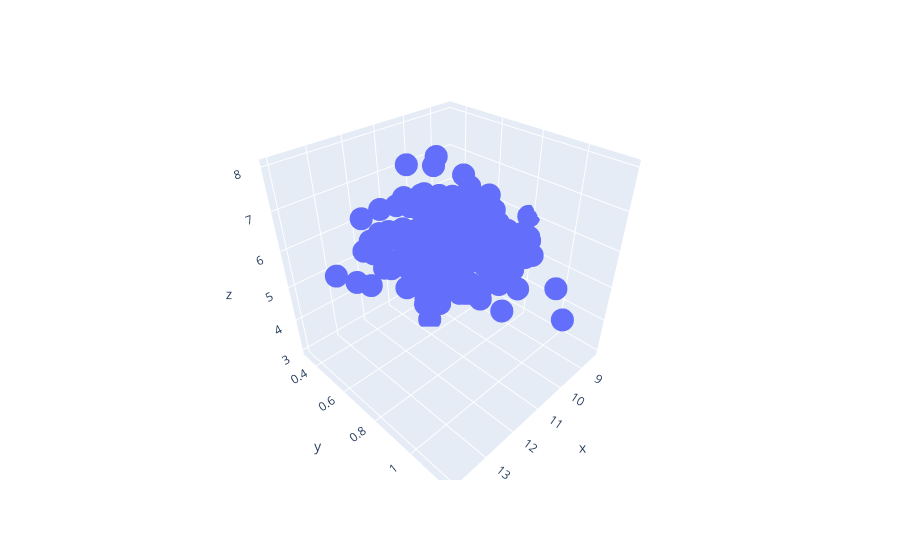

Notebook cell for this chart:
### Markdown cell above
Scatterplot of the two most correlating columns and the actual values

### Code cell
px.scatter_3d(x=X_test_red['alcohol'], y=X_test_red['sulphates'], z=y_test_red)

### Figure 1 — Plotly figure (JSON) as saved in the notebook; plotly's stock layout.template omitted (floating-point values rounded to 4 significant figures; data arrays with more than 128 entries replaced by an {"elided": "..."} marker saying what was removed)
{"data": [{"hovertemplate": "x=%{x}<br>y=%{y}<br>z=%{z}<extra></extra>", "legendgroup": "", "marker": {"color": "#636efa", "symbol": "circle"}, "mode": "markers", "name": "", "scene": "scene", "showlegend": false, "type": "scatter3d", "x": {"elided": "359 float values"}, "y": {"elided": "359 float values"}, "z": {"elided": "359 int values"}}], "layout": {"legend": {"tracegroupgap": 0}, "margin": {"t": 60}, "scene": {"domain": {"x": [0, 1], "y": [0, 1]}, "xaxis": {"title": {"text": "x"}}, "yaxis": {"title": {"text": "y"}}, "zaxis": {"title": {"text": "z"}}}}}
